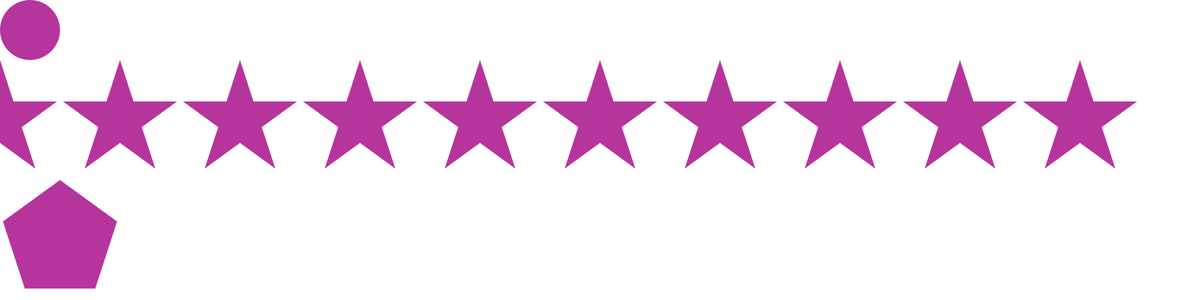
Frame 1 (no input)
Frame 60 (the mouse pressed at the canvas centre just before this capture): identical to frame 1, image omitted
Frame 120 (the mouse held since frame 60 and released just before this capture): identical to frame 1, image omitted

The Processing sketch that drew this single still picture (run headless with seeded random() and noise(); from frame 60 on, the mouse is pressed at the canvas centre):

// Processing sketch: hw111
// ── hw111.pde
Ball ball;
Pentagon pentagon;
Star[] star;

void setup(){
	size(2000, 500);
	noStroke();
    smooth();
    ellipseMode(CORNER);
    randomSeed(second());
	int x;
    int r = int(random(0, 250));
    int g = int(random(0, 250));
    int b = int(random(0, 250));
    color c = color(r,g,b);
	ball = new Ball(c, 0, 0, 100, 100);
    pentagon = new Pentagon(c, 100, 400, 100, 100);
    star = new Star[10];
	for(int i = 0; i < 10; i++){
		x = 0 + i * 200;
    	star[i] = new Star(c, x, 200, 100, 100);
	}
}

void draw(){
    background(255);
    ball.drawball();
    pentagon.drawpentagon();
	for(int i = 0; i < 10; i++){
    star[i].drawstar();
	}
}

class Ball {
	protected color c; // ball color
	protected int x, y, w, h; // position:(x, 0), size:(d, d)

	Ball() {}; // constructor
	Ball(color c, int x, int y, int w, int h){ // constructor
        setColor(c);
        setPosition(x, y);
        setSize(w, h);
	}

    public void setColor(color c){this.c = c;}
    public void setPosition(int x,int y){this.x = x; this.y = y;}
    public void setSize(int w, int h){this.w = w; this.h = h;}

    private void drawball(){
        fill(c);
        ellipse(x, y, w, h);
    }
}

class Pentagon extends Ball{
    Pentagon(){}
    Pentagon(color c, int x, int y, int w, int h){
        setColor(c);
        setPosition(x, y);
        setSize(w, h);
    }

    private void drawpentagon(){
        beginShape();
        for (int i = 0; i < 5; ++i) {
            vertex(x + w * cos(radians(72 * i - 90)), y + h * sin(radians(72 * i - 90)));
        }
        endShape(CLOSE);
    }
}

class Star extends Pentagon{
    Star(){}
    Star(color c, int x, int y, int w, int h){
        setColor(c);
        setPosition(x, y);
        setSize(w, h);
    }

    private void drawstar(){
        beginShape();
        for (int i = 0; i < 5; ++i) {
            vertex(x + w * cos(radians(144 * i - 90)), y + h * sin(radians(144 * i - 90)));
        }
        endShape(CLOSE);
    }
}
